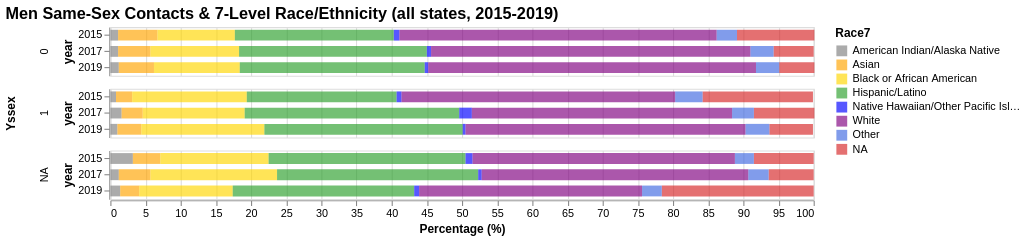

Describe this chart as a Vega-Lite specification.
### Vega-Lite specification from a JSON file in a GitHub repository (floating-point values rounded to 4 significant figures)
{"config": {"view": {"continuousWidth": 400, "continuousHeight": 300}, "range": {"category": ["gray", "orange", "gold", "#2ca02c", "blue", "purple", "royalblue", "#d62728"]}, "title": {"fontSize": 15}}, "data": {"name": "data-a65ada1c081430cd376375d7a132fe87"}, "mark": {"type": "bar", "opacity": 0.66, "size": 10}, "encoding": {"color": {"field": "Race7", "sort": {"field": "order", "order": "ascending"}, "type": "nominal"}, "order": {"field": "order", "type": "nominal"}, "row": {"field": "Yssex", "spacing": 10, "type": "nominal"}, "tooltip": [{"field": "state", "title": "State", "type": "nominal"}, {"field": "year", "title": "Year", "type": "ordinal"}, {"field": "Race7", "title": "Race7", "type": "nominal"}, {"field": "percent", "title": "Percent (%)", "type": "quantitative"}], "x": {"aggregate": "sum", "axis": {"title": "Percentage (%)"}, "field": "percent", "scale": {"domainMax": 100}, "type": "quantitative"}, "y": {"field": "year", "type": "ordinal"}}, "height": 45, "selection": {"selector015": {"type": "interval", "bind": "scales", "encodings": ["x", "y"]}}, "title": "Men Same-Sex Contacts & 7-Level Race/Ethnicity (all states, 2015-2019)", "transform": [{"calculate": "{'American Indian/Alaska Native':0, 'Asian':1, 'Black or African American':2, 'Hispanic/Latino':3, 'Native Hawaiian/Other Pacific Islander':4, 'White':5, 'Other':6, 'NA':7}[datum.Race7]", "as": "order"}], "width": 650, "$schema": "https://vega.github.io/schema/vega-lite/v4.17.0.json", "datasets": {"data-a65ada1c081430cd376375d7a132fe87": [{"year": 2015, "Yssex": "0", "Race7": "American Indian/Alaska Native", "percent": 1.1}, {"year": 2015, "Yssex": "0", "Race7": "Asian", "percent": 5.6}, {"year": 2015, "Yssex": "0", "Race7": "Black or African American", "percent": 11.0}, {"year": 2015, "Yssex": "0", "Race7": "Hispanic/Latino", "percent": 22.6}, {"year": 2015, "Yssex": "0", "Race7": "NA", "percent": 11.0}, {"year": 2015, "Yssex": "0", "Race7": "Native Hawaiian/Other Pacific Islander", "percent": 0.8}, {"year": 2015, "Yssex": "0", "Race7": "Other", "percent": 2.9}, {"year": 2015, "Yssex": "0", "Race7": "White", "percent": 45.1}, {"year": 2015, "Yssex": "1", "Race7": "American Indian/Alaska Native", "percent": 0.8}, {"year": 2015, "Yssex": "1", "Race7": "Asian", "percent": 2.3}, {"year": 2015, "Yssex": "1", "Race7": "Black or African American", "percent": 16.3}, {"year": 2015, "Yssex": "1", "Race7": "Hispanic/Latino", "percent": 21.3}, {"year": 2015, "Yssex": "1", "Race7": "NA", "percent": 15.7}, {"year": 2015, "Yssex": "1", "Race7": "Native Hawaiian/Other Pacific Islander", "percent": 0.7}, {"year": 2015, "Yssex": "1", "Race7": "Other", "percent": 3.9}, {"year": 2015, "Yssex": "1", "Race7": "White", "percent": 38.9}, {"year": 2015, "Yssex": "NA", "Race7": "American Indian/Alaska Native", "percent": 3.2}, {"year": 2015, "Yssex": "NA", "Race7": "Asian", "percent": 3.9}, {"year": 2015, "Yssex": "NA", "Race7": "Black or African American", "percent": 15.4}, {"year": 2015, "Yssex": "NA", "Race7": "Hispanic/Latino", "percent": 28.0}, {"year": 2015, "Yssex": "NA", "Race7": "NA", "percent": 8.5}, {"year": 2015, "Yssex": "NA", "Race7": "Native Hawaiian/Other Pacific Islander", "percent": 1.0}, {"year": 2015, "Yssex": "NA", "Race7": "Other", "percent": 2.7}, {"year": 2015, "Yssex": "NA", "Race7": "White", "percent": 37.3}, {"year": 2017, "Yssex": "0", "Race7": "American Indian/Alaska Native", "percent": 1.1}, {"year": 2017, "Yssex": "0", "Race7": "Asian", "percent": 4.6}, {"year": 2017, "Yssex": "0", "Race7": "Black or African American", "percent": 12.6}, {"year": 2017, "Yssex": "0", "Race7": "Hispanic/Latino", "percent": 26.7}, {"year": 2017, "Yssex": "0", "Race7": "NA", "percent": 5.7}, {"year": 2017, "Yssex": "0", "Race7": "Native Hawaiian/Other Pacific Islander", "percent": 0.6}, {"year": 2017, "Yssex": "0", "Race7": "Other", "percent": 3.3}, {"year": 2017, "Yssex": "0", "Race7": "White", "percent": 45.4}, {"year": 2017, "Yssex": "1", "Race7": "American Indian/Alaska Native", "percent": 1.6}, {"year": 2017, "Yssex": "1", "Race7": "Asian", "percent": 3.0}, {"year": 2017, "Yssex": "1", "Race7": "Black or African American", "percent": 14.5}, {"year": 2017, "Yssex": "1", "Race7": "Hispanic/Latino", "percent": 30.5}, {"year": 2017, "Yssex": "1", "Race7": "NA", "percent": 8.6}, {"year": 2017, "Yssex": "1", "Race7": "Native Hawaiian/Other Pacific Islander", "percent": 1.8}, {"year": 2017, "Yssex": "1", "Race7": "Other", "percent": 3.1}, {"year": 2017, "Yssex": "1", "Race7": "White", "percent": 37.0}, {"year": 2017, "Yssex": "NA", "Race7": "American Indian/Alaska Native", "percent": 1.2}, {"year": 2017, "Yssex": "NA", "Race7": "Asian", "percent": 4.5}, {"year": 2017, "Yssex": "NA", "Race7": "Black or African American", "percent": 18.0}, {"year": 2017, "Yssex": "NA", "Race7": "Hispanic/Latino", "percent": 28.6}, {"year": 2017, "Yssex": "NA", "Race7": "NA", "percent": 6.4}, {"year": 2017, "Yssex": "NA", "Race7": "Native Hawaiian/Other Pacific Islander", "percent": 0.5}, {"year": 2017, "Yssex": "NA", "Race7": "Other", "percent": 2.9}, {"year": 2017, "Yssex": "NA", "Race7": "White", "percent": 37.9}, {"year": 2019, "Yssex": "0", "Race7": "American Indian/Alaska Native", "percent": 1.2}, {"year": 2019, "Yssex": "0", "Race7": "Asian", "percent": 5.0}, {"year": 2019, "Yssex": "0", "Race7": "Black or African American", "percent": 12.2}, {"year": 2019, "Yssex": "0", "Race7": "Hispanic/Latino", "percent": 26.3}, {"year": 2019, "Yssex": "0", "Race7": "NA", "percent": 5.0}, {"year": 2019, "Yssex": "0", "Race7": "Native Hawaiian/Other Pacific Islander", "percent": 0.5}, {"year": 2019, "Yssex": "0", "Race7": "Other", "percent": 3.3}, {"year": 2019, "Yssex": "0", "Race7": "White", "percent": 46.6}, {"year": 2019, "Yssex": "1", "Race7": "American Indian/Alaska Native", "percent": 1.0}, {"year": 2019, "Yssex": "1", "Race7": "Asian", "percent": 3.4}, {"year": 2019, "Yssex": "1", "Race7": "Black or African American", "percent": 17.5}, {"year": 2019, "Yssex": "1", "Race7": "Hispanic/Latino", "percent": 28.2}, {"year": 2019, "Yssex": "1", "Race7": "NA", "percent": 6.2}, {"year": 2019, "Yssex": "1", "Race7": "Native Hawaiian/Other Pacific Islander", "percent": 0.4}, {"year": 2019, "Yssex": "1", "Race7": "Other", "percent": 3.4}, {"year": 2019, "Yssex": "1", "Race7": "White", "percent": 39.8}, {"year": 2019, "Yssex": "NA", "Race7": "American Indian/Alaska Native", "percent": 1.4}, {"year": 2019, "Yssex": "NA", "Race7": "Asian", "percent": 2.7}, {"year": 2019, "Yssex": "NA", "Race7": "Black or African American", "percent": 13.3}, {"year": 2019, "Yssex": "NA", "Race7": "Hispanic/Latino", "percent": 25.8}, {"year": 2019, "Yssex": "NA", "Race7": "NA", "percent": 21.6}, {"year": 2019, "Yssex": "NA", "Race7": "Native Hawaiian/Other Pacific Islander", "percent": 0.7}, {"year": 2019, "Yssex": "NA", "Race7": "Other", "percent": 2.8}, {"year": 2019, "Yssex": "NA", "Race7": "White", "percent": 31.7}]}}
